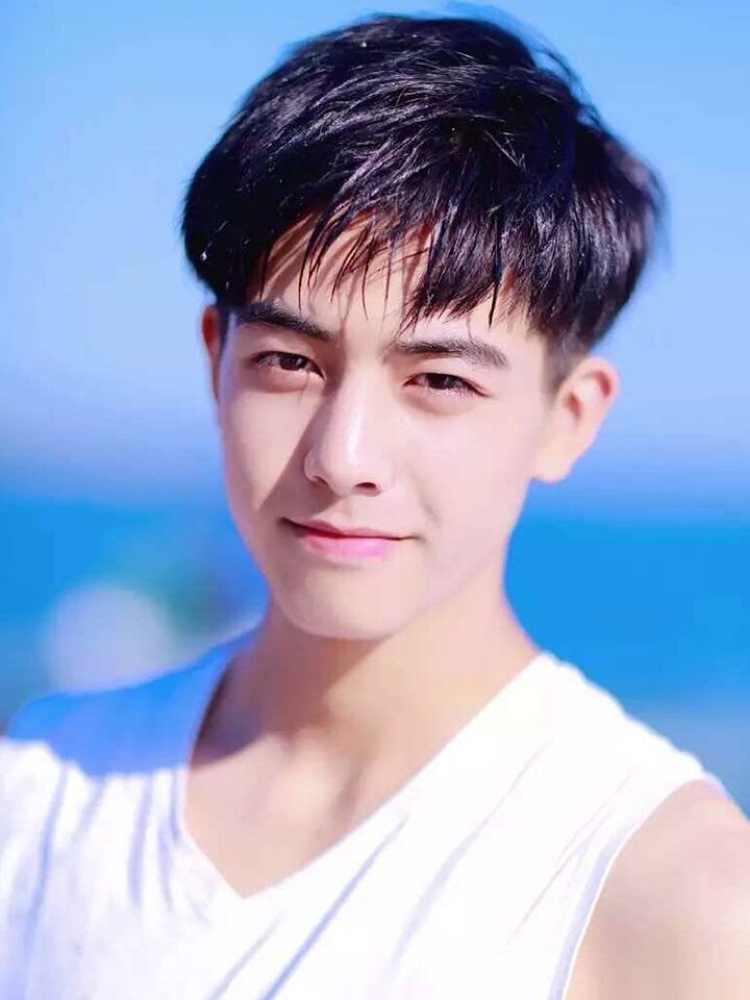
//> input picture resources/8e9e.png, 750 x 1000 px
$ ./main   (built with g++ and OpenCV 4)
//> lines starting //> are read from the running program, lines starting //| are printed output that depends on the picture; after the words box and inside, x2 and y2 are one past the last pixel; in counts of white or black regions, pixels touching at a corner belong together
//
//  main.cpp
//  removeBackground
//
//  Created by wangwenjian on 2022/2/15.
//

#include <iostream>
#include <opencv2/opencv.hpp>

using namespace cv;
using namespace std;


void shap(Mat mask);
void bianyuanchuli();

Mat src;

int main(int argc, const char * argv[]) {
    // insert code here...
    src = imread("8e9e.png", IMREAD_COLOR);
//> src is the input picture: 1000 rows x 750 cols, CV_8UC3; mean B, G, R 200.8, 167.9, 155.2
    resize(src, src, Size(src.cols/2, src.rows /2));
//> src: 500 rows x 375 cols, CV_8UC3

    namedWindow("origin", WINDOW_AUTOSIZE);
    imshow("origin", src);

    Mat hsv;
    cvtColor(src, hsv, COLOR_BGR2HSV);
//> hsv: 500 rows x 375 cols, CV_8UC3; mean H, S, V 106.3, 90.3, 211.2


    int low_r = 70, low_g = 70, low_b = 70;
    int high_r = 255, high_g = 255, high_b = 255;
    Mat mask;
    inRange(hsv, Scalar(low_b, low_g, low_r), Scalar(high_b, high_g, high_r), mask);
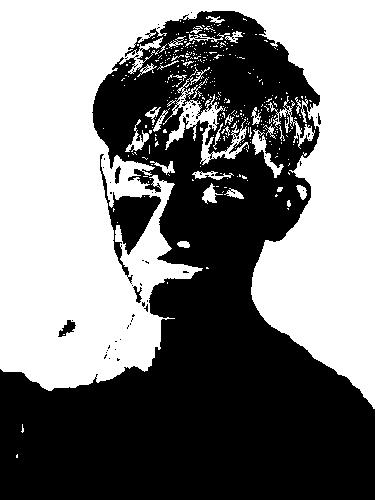
//> mask: 500 rows x 375 cols, CV_8UC1; 49.2% white; 337 white regions (304 under 20 px), largest, box (x1, y1, x2, y2) and area: (0, 0, 375, 409) 86445, (163, 67, 249, 165) 1867, (268, 96, 315, 149) 417
    namedWindow("mask", WINDOW_AUTOSIZE);
    imshow("mask", mask);

    shap(mask);


// [5 lines of commented-out code are left out]


    waitKey(0);
    return 0;
}

void shap(Mat mask) {
    // 腐蚀
    Mat kernel = Mat::ones(4, 4, CV_8UC1);
    Mat erode;
    cv::erode(mask, erode, kernel);
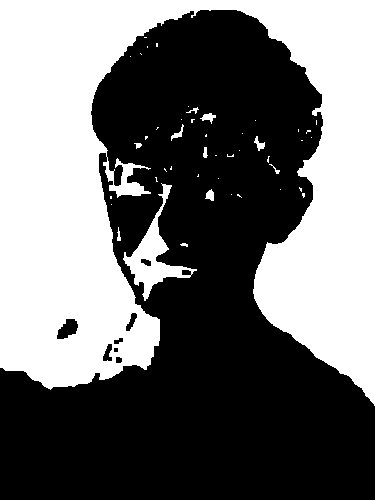
//> erode: 500 rows x 375 cols, CV_8UC1; 43.7% white; 46 white regions (34 under 20 px), largest, box (x1, y1, x2, y2) and area: (0, 0, 375, 406) 79172, (123, 183, 197, 301) 2104, (200, 113, 216, 124) 84
    namedWindow("kernel", WINDOW_AUTOSIZE);
    imshow("kernel", erode);

    // 膨胀
    Mat kernel1 = Mat::ones(2, 2, CV_8UC1);
    Mat dilate;
    cv::dilate(erode, dilate, kernel1, Point(-1, -1), 3);
//> dilate: 500 rows x 375 cols, CV_8UC1; 46.9% white; 39 white regions (10 under 20 px), largest, box (x1, y1, x2, y2) and area: (0, 0, 375, 409) 85898, (200, 113, 219, 127) 177, (171, 124, 187, 144) 166
    namedWindow("dilate", WINDOW_AUTOSIZE);
    imshow("dilate", dilate);

    for (int i = 0 ; i < mask.rows; i++) {
        for (int j = 0 ; j < mask.cols; j++) {
            Vec3b bb = dilate.at<Vec3b>(i, j);
            if (dilate.at<Vec3b>(i, j)[0] == 255) {
                mask.at<Vec3b>(i, j) = Vec3b(0, 0, 255);
            }
        }
    }
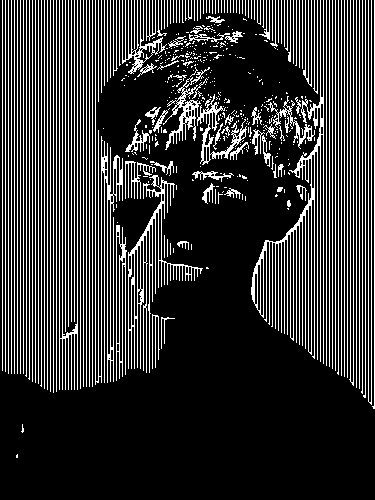
//> mask: 500 rows x 375 cols, CV_8UC1; 19.6% white in thin lines or dots
    namedWindow("src", WINDOW_AUTOSIZE);
    imshow("src", src);
    bianyuanchuli();
}

void bianyuanchuli() {
    Mat canny_output;
    Mat img_copy = Mat::zeros(src.size(), CV_8UC3);
    vector<vector<Point>> contours;
    vector<Vec4i> hierarchy;
    Canny(src, canny_output, 100, 255, 3);
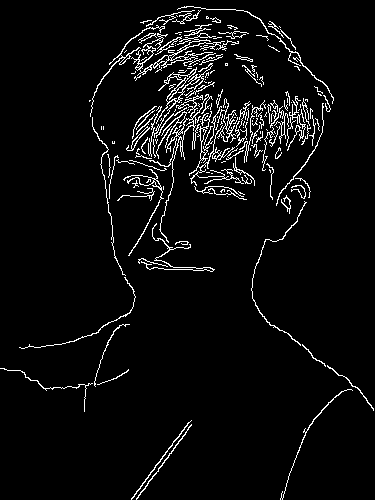
//> canny_output: 500 rows x 375 cols, CV_8UC1; 4.8% white in thin lines or dots
    namedWindow("imgCanny", WINDOW_AUTOSIZE);
    imshow("imgCanny", canny_output);

    Mat pm;
    resize(canny_output, pm, Size(src.cols/10, src.rows /10));
    cout << "pm =" << endl << "" << pm << endl << endl;
//| pm =
//| [  0,   0,   0,   0,   0,   0,   0,   0,   0,   0,   0,   0,   0,   0,   0,   0,   0,   0,   0,   0,   0,   0,   0,   0,   0,   0,   0,   0,   0,   0,   0,   0,   0,   0,   0,   0,   0;
//|    0,   0,   0,   0,   0,   0,   0,   0,   0,   0,   0,   0,   0,   0,   0,   0, 128,  17,   0, 221,   0,   0,   0,   0,   0,   0,   0,   0,   0,   0,   0,   0,   0,   0,   0,   0,   0;
//|    0,   0,   0,   0,   0,   0,   0,   0,   0,   0,   0,   0,   0,   0, 128, 128,   0,   0,   0, 128, 162,   0, 128,   0,   0,   0,  10,   0,   0,   0,   0,   0,   0,   0,   0,   0,   0;
//|    0,   0,   0,   0,   0,   0,   0,   0,   0,   0,   0,   0,   0, 128, 128, 152, 162,   0, 128, 110, 186,   0,   0,   0,   0, 128,   0,   0,   0,   0,   0,   0,   0,   0,   0,   0,   0;
//|    0,   0,   0,   0,   0,   0,   0,   0,   0,   0,   0,   0, 103,   0, 127,  52, 162, 110, 128, 145,  93, 128,   0,   0,   0,   0, 117,   0,   0,   0,   0,   0,   0,   0,   0,   0,   0;
//|    0,   0,   0,   0,   0,   0,   0,   0,   0,   0,   0,   0, 152, 128,   0,  52, 128,  17,   0, 128, 162, 128,   0,  41,   0,   0,   0,   0,  45, 193,   0,   0,   0,   0,   0,   0,   0;
//|    0,   0,   0,   0,   0,   0,   0,   0,   0,   0,   0,   0,   0,  41,   0, 203, 127,   0,   0,   0,  34,   0, 117,   0,   0,   0,   0,   0,   0, 127,   0,   0,   0,   0,   0,   0,   0;
//|    0,   0,   0,   0,   0,   0,   0,   0,   0,   0, 138,   0,   0,  41,   0,   0,   0, 128, 128, 110,  69,   0,   0,   0,   0,  14,   0,   0,   0,   0,   0,   0,   0,   0,   0,   0,   0;
//|    0,

    Mat g1 =  getStructuringElement(MORPH_RECT, Size(5,5));
    Mat g2 =  getStructuringElement(MORPH_RECT, Size(7,7));

    Mat dilate;
    cv::dilate(canny_output, dilate, g1, Point(-1, -1), 1);
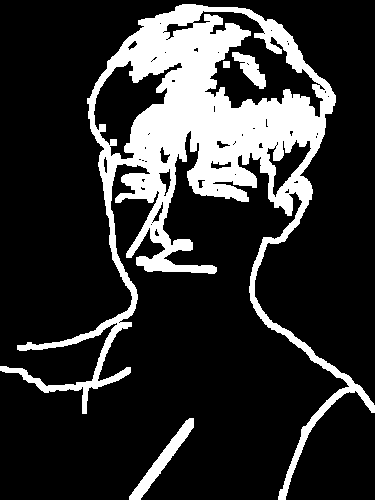
//> dilate: 500 rows x 375 cols, CV_8UC1; 19.2% white; 4 white regions, box (x1, y1, x2, y2) and area: (0, 4, 375, 500) 34362, (129, 418, 194, 500) 1068, (232, 52, 266, 89) 560, (223, 61, 230, 68) 49
    namedWindow("img_dilate", WINDOW_AUTOSIZE);
    imshow("img_dilate", dilate);
    Mat dilate2;
    cv::dilate(canny_output, dilate2, g2, Point(-1, -1), 1);
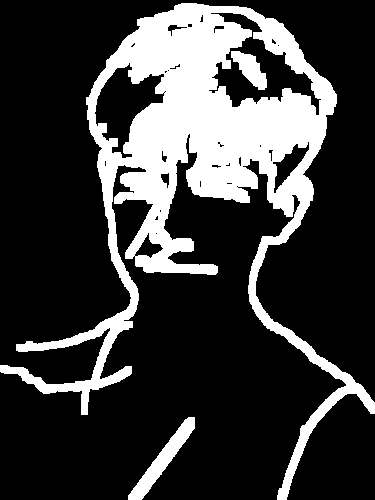
//> dilate2: 500 rows x 375 cols, CV_8UC1; 23% white; 3 white regions, box (x1, y1, x2, y2) and area: (0, 3, 375, 500) 41139, (128, 417, 195, 500) 1352, (231, 51, 267, 90) 715
    namedWindow("img_dilate2", WINDOW_AUTOSIZE);
    imshow("img_dilate2", dilate2);

    for (int i = 0; i< dilate.rows; i++) {
        for (int j = 0; i < dilate.cols; i++) {
            if (dilate2.at<Vec3b>(i, j)[0] == 0) {
                src.at<Vec3b>(i, j) = Vec3b(0, 0, 0);
            }
        }
    }
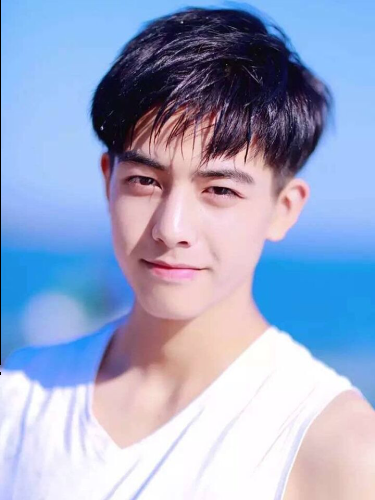
//> src: 500 rows x 375 cols, CV_8UC3; mean B, G, R 200.4, 167.7, 155.1
    namedWindow("dst1", WINDOW_AUTOSIZE);
    imshow("dst1", src);

    Mat dst;
    GaussianBlur(src, dst, Size(3,3), 0);

    for (int i = 0; i< dilate.rows; i++) {
        for (int j = 0; i < dilate.cols; i++) {
            if (dilate.at<Vec3b>(i, j)[0] != 0) {
                img_copy.at<Vec3b>(i, j) = dst.at<Vec3b>(i, j);
            }
        }
    }
//> this loop made 125 passes

    namedWindow("dst", WINDOW_AUTOSIZE);
    imshow("dst", img_copy);
}

$ run again, with resources/151_.png copied over resources/8e9e.png
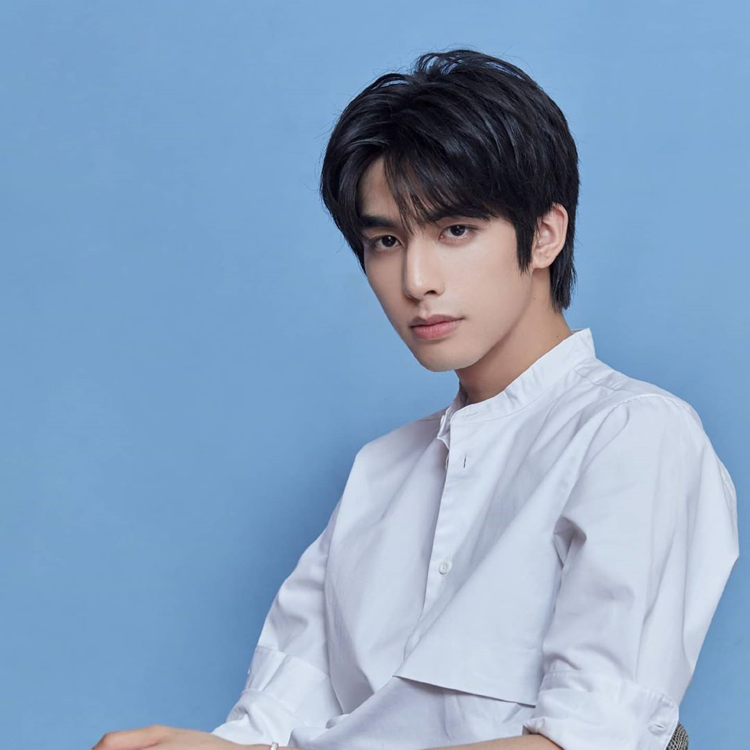
//> input picture resources/151_.png, 750 x 750 px
//> src is the input picture: 750 rows x 750 cols, CV_8UC3; mean B, G, R 193.8, 163.3, 136.5
//> hsv: 375 rows x 375 cols, CV_8UC3; mean H, S, V 102.4, 81.4, 196.2
//> `inRange(hsv, Scalar(low_b, low_g, low_r), Scalar(high_b, high_g, high_..`:
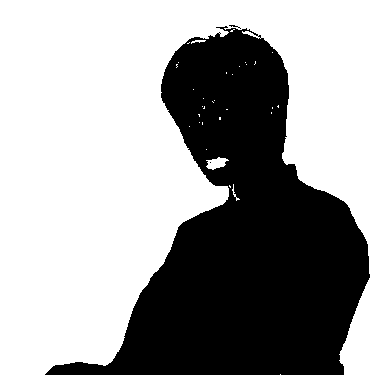
//> mask: 375 rows x 375 cols, CV_8UC1; 61.8% white; 3 black regions (2 under 20 px), largest, box (x1, y1, x2, y2) and area: (45, 26, 370, 375) 53757
//> erode: 375 rows x 375 cols, CV_8UC1; 60.3% white; 1 black region, box (x1, y1, x2, y2) and area: (44, 24, 372, 375) 55848
//> canny_output: 375 rows x 375 cols, CV_8UC1; 2.6% white in thin lines or dots, all inside (x1, y1, x2, y2) = (46, 24, 370, 375)
//| pm =
//| [  0,   0,   0,   0,   0,   0,   0,   0,   0,   0,   0,   0,   0,   0,   0,   0,   0,   0,   0,   0,   0,   0,   0,   0,   0,   0,   0,   0,   0,   0,   0,   0,   0,   0,   0,   0,   0;
//|    0,   0,   0,   0,   0,   0,   0,   0,   0,   0,   0,   0,   0,   0,   0,   0,   0,   0,   0,   0,   0,   0,   0,   0,   0,   0,   0,   0,   0,   0,   0,   0,   0,   0,   0,   0,   0;
//|    0,   0,   0,   0,   0,   0,   0,   0,   0,   0,   0,   0,   0,   0,   0,   0,   0,   0,   0,   0,   0,   0, 120, 214,   0,   0,   0,   0,   0,   0,   0,   0,   0,   0,   0,   0,   0;
//|    0,   0,   0,   0,   0,   0,   0,   0,   0,   0,   0,   0,   0,   0,   0,   0,   0,   0,   0,   0, 248,   0,   3,   0,   6,   0,   0,   0,   0,   0,   0,   0,   0,   0,   0,   0,   0;
//|    0,   0,   0,   0,   0,   0,   0,   0,   0,   0,   0,   0,   0,   0,   0,   0,   0,   0,   0,   0,   0,   0,  15,   0,   0,  40,   0,   0,   0,   0,   0,   0,   0,   0,   0,   0,   0;
//> (the first 6 of 10 printed lines)
//> dilate2: 375 rows x 375 cols, CV_8UC1; 16.2% white; 6 white regions, box (x1, y1, x2, y2) and area: (43, 21, 373, 375) 17119, (260, 200, 311, 289) 1810, (193, 320, 294, 358) 1447, (212, 43, 261, 84) 1041, (160, 314, 191, 368) 794, (207, 360, 286, 375) 627
//> the loop in bianyuanchuli, `for (int i = 0; i< dilate.rows; i++)` made 1 pass
//> i on pass 1: 375
//> after the loop in bianyuanchuli, `for (int i = 0; i< dilate.rows; i++)`:
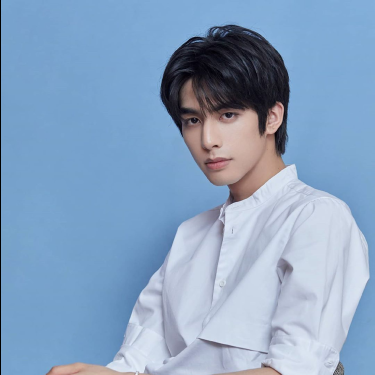
//> src: 375 rows x 375 cols, CV_8UC3; mean B, G, R 193.4, 163, 136.3
